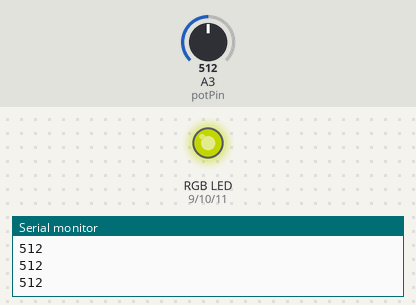
Recording of a sketch running on a simulated Arduino Uno, built with avr-gcc and run on an emulated ATmega328P. Shown: an RGB LED mixed from three pins (HIGH = lit), the last lines printed to the serial monitor. Inputs (shaded band) come from the test bench; at power-on: A3 (potPin) = 512. Dim RGB values are drawn brighter than linear.

Above: at 1.2 s.
1.3 s: A3 (potPin) set to 676
At 1.6 s:
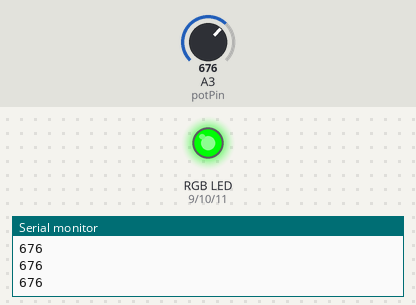
2.8 s: A3 (potPin) set to 656
At 4.0 s:
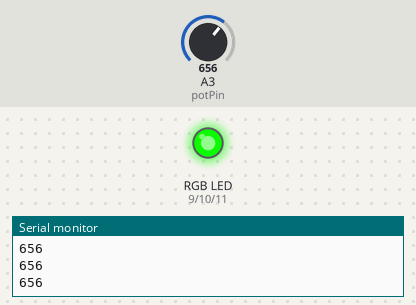
4.3 s: A3 (potPin) set to 900
At 5.1 s:
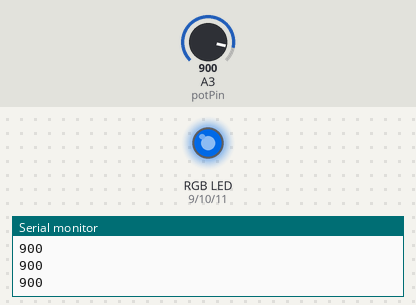
5.8 s: A3 (potPin) set to 1010
At 6.4 s:
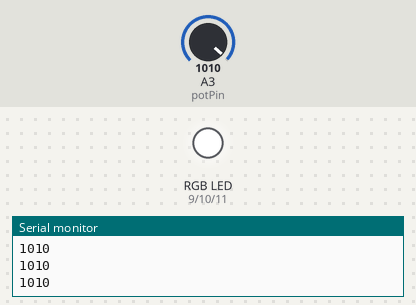
7.3 s: A3 (potPin) set to 990
At 8.5 s:
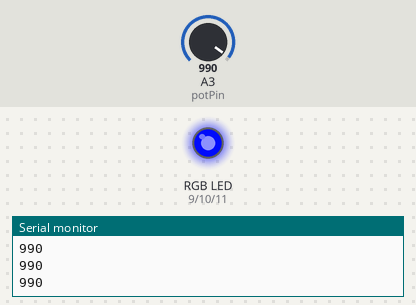
8.8 s: A3 (potPin) set to 1023
At 9.9 s:
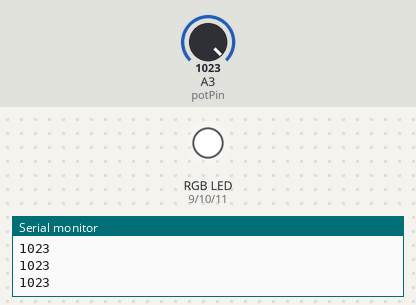
Timing chart, 0 to 11.3 s (numbered marks = the images above; inputs shaded):
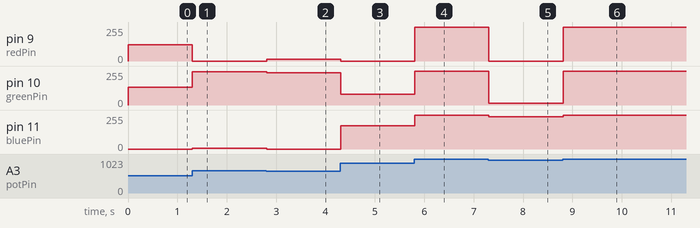

The sketch:

ArduinoRGBPot.ino
```cpp
int potPin = 3;
int potVal = 0;
int ledVal = 0;
int redPin = 9;
int greenPin = 10;
int bluePin = 11;
int redVal = 0;
int blueVal = 0;
int greenVal = 0;

void setup() {
  // put your setup code here, to run once:
  pinMode(redPin, OUTPUT);
  pinMode(greenPin, OUTPUT);
  pinMode(bluePin, OUTPUT);
  Serial.begin(9600);

}

void loop() {
  // put your main code here, to run repeatedly:
  potVal = analogRead(potPin);
  Serial.println(potVal);
  if(potVal < 333){
    ledVal = (potVal * 3) / 4;

    greenVal = 0;
    redVal = ledVal;
    blueVal = 0;
  }
  else if (potVal < 666) {
    ledVal = ((potVal-333) * 3) / 4;

    redVal = 255 - ledVal;
    greenVal = ledVal;
    blueVal = 0;
  }
  else if (potVal < 1000) {
    ledVal = ((potVal-666) * 3) / 4;

    blueVal = ledVal;
    redVal = 0;
    greenVal = 255 - ledVal;
  }
  else {
    ledVal = 255;

    redVal = ledVal;
    greenVal = ledVal;
    blueVal = ledVal;
  }
 analogWrite(redPin, redVal);
 analogWrite(greenPin, greenVal);
 analogWrite(bluePin, blueVal);


}
```

Measured:
- after the input at 1.3 s, pin 9 (redPin): 121/255 → 0/255 at once; pin 10 (greenPin): 134/255 → 248/255 at once; pin 11 (bluePin): 0/255 → 7/255 at once
- after the input at 2.8 s, pin 9 (redPin): 0/255 → 13/255 at once; pin 10 (greenPin): 248/255 → 242/255 at once; pin 11 (bluePin): 7/255 → 0/255 at once
- after the input at 4.3 s, pin 9 (redPin): 13/255 → 0/255 at once; pin 10 (greenPin): 242/255 → 80/255 at once; pin 11 (bluePin): 0/255 → 175/255 at once
- after the input at 5.8 s, pin 9 (redPin): 0/255 → 255/255 at once; pin 10 (greenPin): 80/255 → 255/255 at once; pin 11 (bluePin): 175/255 → 255/255 at once
- after the input at 7.3 s, pin 9 (redPin): 255/255 → 0/255 at once; pin 10 (greenPin): 255/255 → 12/255 at once; pin 11 (bluePin): 255/255 → 243/255 at once
- after the input at 8.8 s, pin 9 (redPin): 0/255 → 255/255 at once; pin 10 (greenPin): 12/255 → 255/255 at once; pin 11 (bluePin): 243/255 → 255/255 at once
